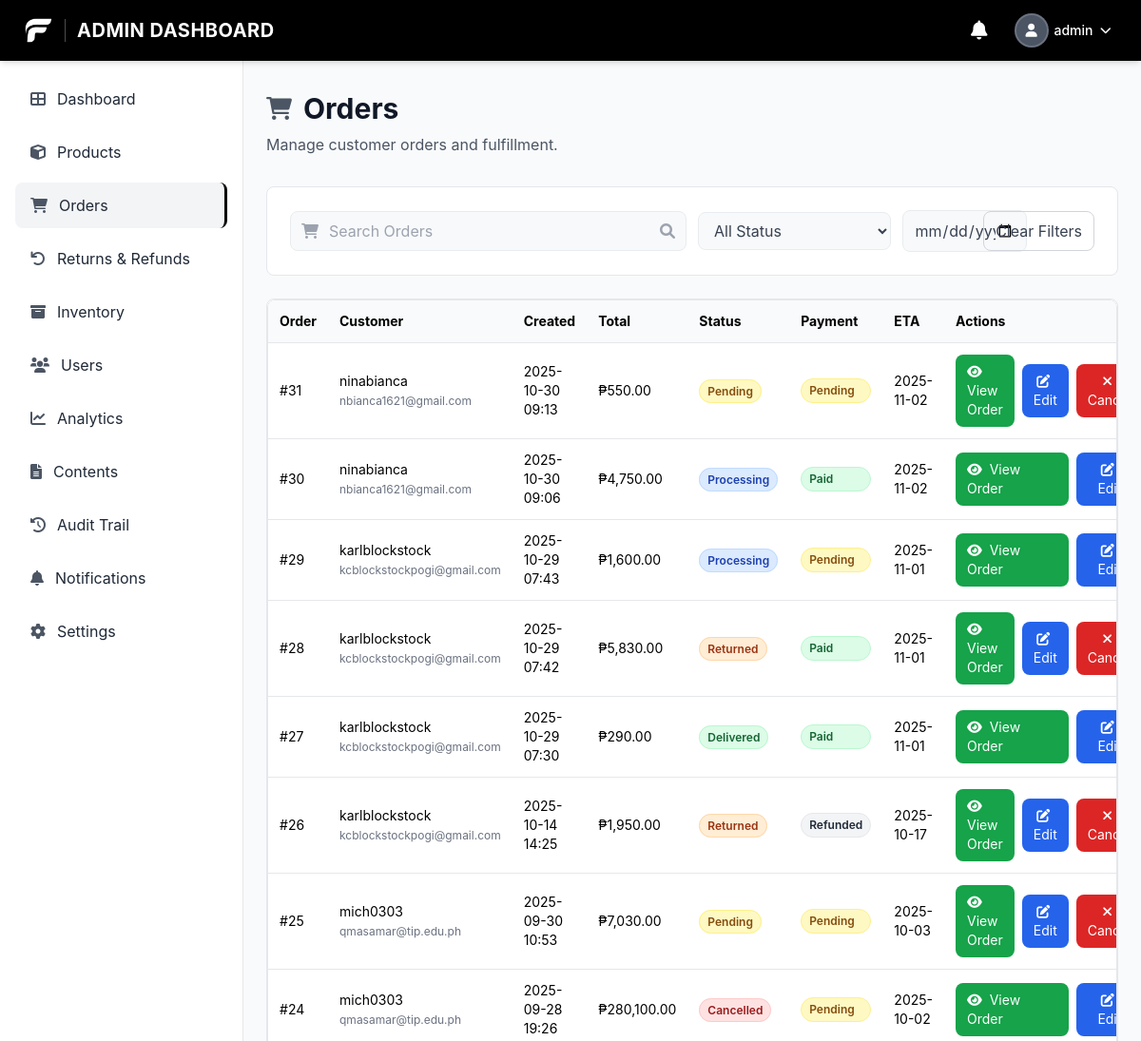
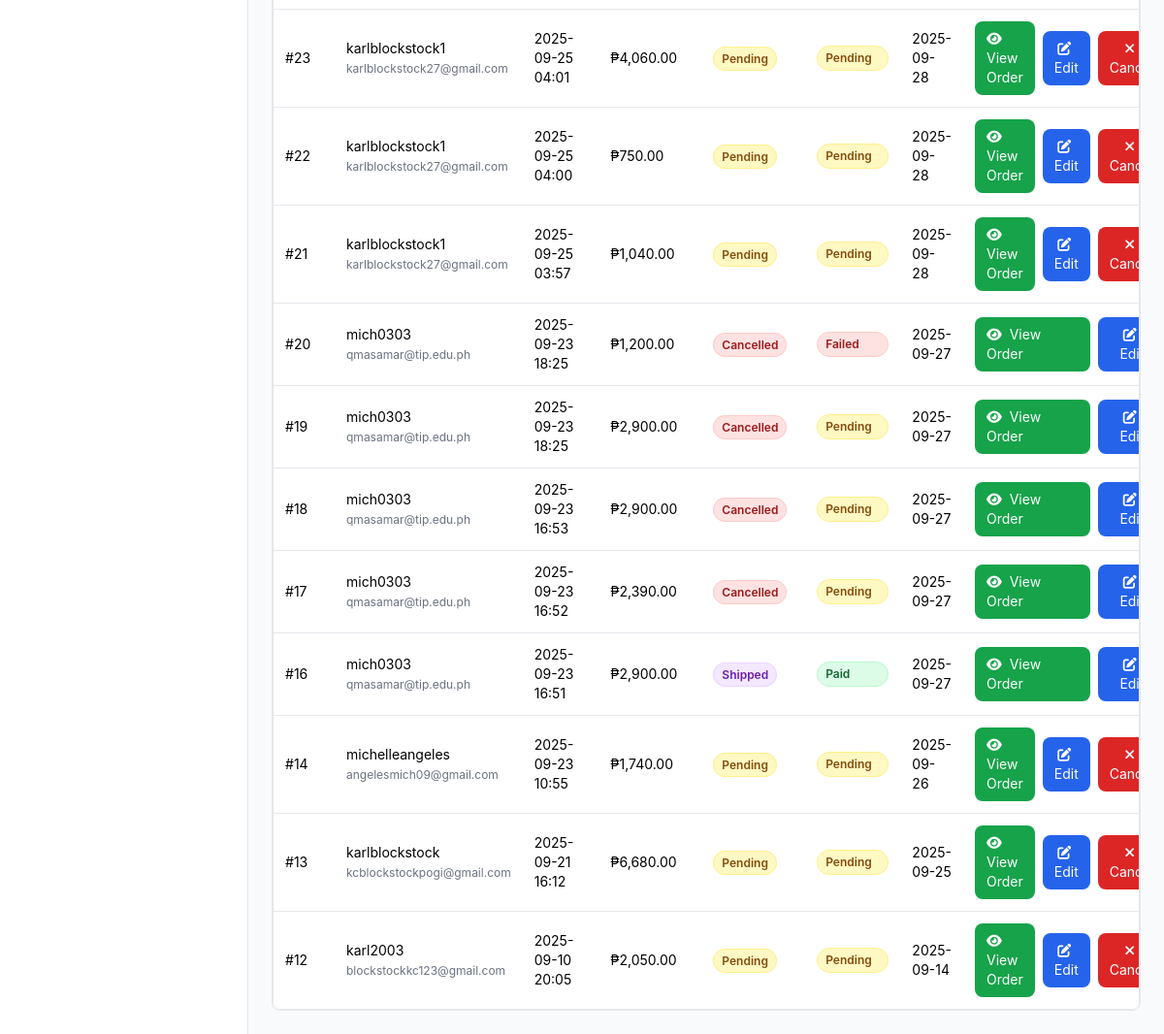
Screenshot of /admin/orders.php (signed in) with the database file from the repository (2 pictures, top to bottom).
### tables this page shows
CREATE TABLE `orders` (
  `order_id` bigint(20) UNSIGNED NOT NULL,
  `custom_order_id` varchar(20) DEFAULT NULL,
  `user_id` bigint(20) UNSIGNED NOT NULL,
  `status` enum('pending','processing','shipped','delivered','cancelled','returned','refunded') NOT NULL DEFAULT 'pending',
  `payment_method` varchar(50) DEFAULT NULL,
  `payment_status` enum('pending','paid','refunded','failed') NOT NULL DEFAULT 'pending',
  `payment_reference` varchar(255) DEFAULT NULL,
  `shipping_address` text DEFAULT NULL,
  `total_amount` decimal(10,2) NOT NULL DEFAULT 0.00,
  `estimated_delivery_date` date DEFAULT NULL,
  `return_reason` text DEFAULT NULL,
  `refund_amount` decimal(10,2) DEFAULT NULL,
  `stock_deducted` tinyint(1) NOT NULL DEFAULT 0,
  `created_at` timestamp NOT NULL DEFAULT current_timestamp(),
  `updated_at` timestamp NOT NULL DEFAULT current_timestamp() ON UPDATE current_timestamp()
);

CREATE TABLE `users` (
  `user_id` bigint(20) UNSIGNED NOT NULL,
  `username` varchar(100) NOT NULL,
  `email` varchar(150) NOT NULL,
  `phone` varchar(20) DEFAULT NULL,
  `date_of_birth` date DEFAULT NULL,
  `address` varchar(255) DEFAULT NULL,
  `password_hash` varchar(255) DEFAULT NULL,
  `google_id` varchar(255) DEFAULT NULL,
  `role` enum('admin','manager','staff','customer') NOT NULL DEFAULT 'customer',
  `status` enum('active','inactive','suspended') NOT NULL DEFAULT 'active',
  `created_at` timestamp NOT NULL DEFAULT current_timestamp(),
  `updated_at` timestamp NOT NULL DEFAULT current_timestamp() ON UPDATE current_timestamp(),
  `last_login` timestamp NULL DEFAULT NULL,
  `first_name` varchar(100) DEFAULT NULL,
  `last_name` varchar(100) DEFAULT NULL,
  `profile_picture` varchar(255) DEFAULT NULL,
  `otp` varchar(6) DEFAULT NULL,
  `otp_expiry` datetime DEFAULT NULL
);

### config/currency_helper.php (called while the page is built, shortened)
<?php
function getCurrencySettings() {
    static $settings = null;
    if ($settings === null) {
        $settings = [
            'symbol' => '₱',
            'code' => 'PHP',
            'position' => 'before'
        ];
        try {
            $pdo = getDBConnection();
            $stmt = $pdo->query("SELECT key_name, value FROM settings WHERE key_name IN ('currency_symbol', 'currency_code', 'currency_position')");
            while ($row = $stmt->fetch()) {
                switch ($row['key_name']) {
                    case 'currency_symbol':
                        $settings['symbol'] = $row['value'] ?: '₱';
                        break;
                    case 'currency_code':
                        $settings['code'] = $row['value'] ?: 'PHP';
                        break;
                    case 'currency_position':
                        $settings['position'] = $row['value'] ?: 'before';
                        break;
                }
            }
        } catch (Exception $e) {
        }
    }
    return $settings;
}
function formatCurrency($amount, $decimals = 2) {
    $settings = getCurrencySettings();
    $formatted = number_format((float)$amount, $decimals);
    if ($settings['position'] === 'after') {
        return $formatted . $settings['symbol'];
    } else {
        return $settings['symbol'] . $formatted;
    }
}
?>

### admin/orders.php (the view, shortened to what this page needs)
<?php
require_once '../config/currency_helper.php';
require_once '../includes/admin_sidebar.php';
$pdo = getDBConnection();
$search = trim($_GET['q'] ?? '');
$filterDate = $_GET['date'] ?? '';
$where = [];
$params = [];
$whereSql = $where ? ('WHERE ' . implode(' AND ', $where)) : '';
$sql = "SELECT o.*, u.username, u.email,
        (SELECT return_reason FROM returns WHERE order_id = o.order_id ORDER BY created_at DESC LIMIT 1) as return_reason,
        (SELECT COALESCE(SUM(refund_amount), 0) FROM returns WHERE order_id = o.order_id) as refund_amount
        FROM orders o
        JOIN users u ON u.user_id = o.user_id
        $whereSql
        ORDER BY o.created_at DESC
        LIMIT 500";
$stm = $pdo->prepare($sql);
$stm->execute($params);
$orders = $stm->fetchAll();
?>
<!DOCTYPE html>
<html lang="en">
<head>
	<script src="https://cdn.tailwindcss.com"></script>
	<link href="https://cdnjs.cloudflare.com/ajax/libs/font-awesome/6.0.0/css/all.min.css" rel="stylesheet">
	<link rel="stylesheet" href="../css/style.css">
</head>
<body class="font-body bg-gray-50">
	<?php require_once '../includes/admin_header.php'; ?>
	<main class="ml-64 pt-24 pb-6 px-6">
		<div class="mb-8">
			<div class="flex items-center space-x-3 mb-2">
				<i class="fas fa-shopping-cart text-2xl text-gray-600"></i>
				<h1 class="text-3xl font-bold text-gray-900">Orders</h1>
			</div>
			<p class="text-gray-600">Manage customer orders and fulfillment.</p>
		</div>
		<div class="bg-white rounded-lg border border-gray-200 p-6 mb-6">
		<form id="orderFilters" method="get" class="grid grid-cols-1 md:grid-cols-12 gap-3 items-center">
			<div class="relative md:col-span-6">
				<i class="fas fa-shopping-cart absolute left-3 top-1/2 transform -translate-y-1/2 text-gray-400"></i>
				<input type="text" name="q" value="<?php echo htmlspecialchars($search); ?>" placeholder="Search Orders" class="search-input w-full pl-10 pr-10 py-2 rounded-lg focus:outline-none" />
				<i class="fas fa-search absolute right-3 top-1/2 transform -translate-y-1/2 text-gray-400"></i>
			</div>
			<div class="md:col-span-3">
				<select name="status" class="filter-btn px-3 py-2 rounded-lg w-full focus:outline-none">
					<option value="">All Status</option>
				</select>
			</div>
			<div class="md:col-span-2">
				<input type="date" name="date" value="<?php echo htmlspecialchars($filterDate); ?>" class="filter-btn px-3 py-2 rounded-lg w-full focus:outline-none" />
			</div>
			<div class="md:col-span-1 md:justify-self-end">
				<a href="orders.php" class="px-3 py-2 rounded-lg border border-gray-300 text-gray-700 hover:bg-gray-100 inline-block whitespace-nowrap">Clear Filters</a>
			</div>
		</form>
		</div>
		<div class="bg-white border border-gray-200 rounded-lg overflow-x-auto">
		<div class="bg-white border border-gray-200 rounded-lg overflow-x-auto">
			<table class="min-w-full text-sm">
				<thead class="bg-gray-50">
					<tr>
						<th class="text-left p-3">Order</th>
						<th class="text-left p-3">Customer</th>
						<th class="text-left p-3">Created</th>
						<th class="text-left p-3">Total</th>
						<th class="text-left p-3">Status</th>
						<th class="text-left p-3">Payment</th>
						<th class="text-left p-3">ETA</th>
						<th class="text-left p-3">Actions</th>
					</tr>
				</thead>
				<tbody>
					<?php if (!$orders): ?>
						<tr><td colspan="8" class="p-6 text-center text-gray-500">No orders found.</td></tr>
					<?php else: foreach ($orders as $o): ?>
					<tr class="border-t">
						<td class="p-3">#<?php echo (int)$o['order_id']; ?></td>
						<td class="p-3"><?php echo htmlspecialchars($o['username']); ?> <span class="text-gray-500 text-xs"><?php echo htmlspecialchars($o['email']); ?></span></td>
						<td class="p-3"><?php echo htmlspecialchars(date('Y-m-d H:i', strtotime($o['created_at']))); ?></td>
						<td class="p-3"><?php echo formatCurrency((float)$o['total_amount']); ?></td>
						<td class="p-3">
							<span class="px-2 py-1 rounded-full text-xs font-semibold <?php
								$statusClass = '';
								switch($o['status']) {
									case 'delivered':
										$statusClass = 'bg-green-100 text-green-800 border border-green-200';
										break;
									case 'processing':
										$statusClass = 'bg-blue-100 text-blue-800 border border-blue-200';
										break;
									case 'shipped':
										$statusClass = 'bg-purple-100 text-purple-800 border border-purple-200';
										break;
									case 'cancelled':
										$statusClass = 'bg-red-100 text-red-800 border border-red-200';
										break;
									case 'returned':
										$statusClass = 'bg-orange-100 text-orange-800 border border-orange-200';
										break;
									default:
										$statusClass = 'bg-yellow-100 text-yellow-800 border border-yellow-200';
										break;
								}
								echo $statusClass;
							?>">
								<?php echo ucfirst($o['status']); ?>
							</span>
						</td>
						<td class="p-3">
							<div class="flex flex-col space-y-1">
								<span class="px-2 py-1 rounded-full text-xs font-semibold <?php
									$paymentStatusClass = '';
									switch($o['payment_status']) {
										case 'paid':
											$paymentStatusClass = 'bg-green-100 text-green-800 border border-green-200';
											break;
										case 'pending':
											$paymentStatusClass = 'bg-yellow-100 text-yellow-800 border border-yellow-200';
											break;
										case 'refunded':
											$paymentStatusClass = 'bg-gray-100 text-gray-800 border border-gray-200';
											break;
										default:
											$paymentStatusClass = 'bg-red-100 text-red-800 border border-red-200';
											break;
									}
									echo $paymentStatusClass;
								?>">
									<?php echo ucfirst($o['payment_status']); ?>
								</span>
							</div>
						</td>
						<td class="p-3"><?php echo $o['estimated_delivery_date'] ? htmlspecialchars($o['estimated_delivery_date']) : '-'; ?></td>
						<td class="p-3">
							<div class="flex items-center space-x-2">
								<a href="view_order.php?id=<?php echo (int)$o['order_id']; ?>" class="bg-green-600 hover:bg-green-700 text-white px-3 py-2 rounded-lg text-sm transition-colors">
									<i class="fas fa-eye mr-1"></i>
									View Order
								</a>
								<button onclick="openOrderModal(<?php echo htmlspecialchars(json_encode($o)); ?>)" class="bg-blue-600 hover:bg-blue-700 text-white px-3 py-2 rounded-lg text-sm transition-colors">
									<i class="fas fa-edit mr-1"></i>
									Edit
								</button>
								<?php if (!in_array($o['status'], ['processing','shipped','delivered','cancelled'], true)): ?>
								<form method="post" class="inline" onsubmit="return confirm('Cancel this order?');">
									<button type="submit" class="bg-red-600 hover:bg-red-700 text-white px-3 py-2 rounded-lg text-sm transition-colors">
										<i class="fas fa-times mr-1"></i>
										Cancel
									</button>
								</form>
								<?php endif; ?>
							</div>
						</td>
					</tr>
					<?php endforeach; endif; ?>
				</tbody>
			</table>
		</div>
	</main>
</body>
</html>

### css/style.css (style rules this page uses)
:root { --primary: #059669; --secondary: #10b981; --accent: #10b981; --muted: #f1f5f9; --foreground: #475569; --border: #e5e7eb; }
.font-body { font-family: 'DM Sans', -apple-system, BlinkMacSystemFont, 'Segoe UI', Roboto, 'Helvetica Neue', Arial, sans-serif; }
body, html { font-family: 'DM Sans', -apple-system, BlinkMacSystemFont, 'Segoe UI', Roboto, 'Helvetica Neue', Arial, sans-serif; }
h1, h2, h3, h4, h5, h6 { font-family: 'Space Grotesk', -apple-system, BlinkMacSystemFont, 'Segoe UI', Roboto, 'Helvetica Neue', Arial, sans-serif; }

### admin/orders.php (style rules this page uses)
.search-input { background-color: #f8f9fa; border: 1px solid #e9ecef; }
.filter-btn { background-color: #f8f9fa; border: 1px solid #e9ecef; color: #374151; }

### rows the page displays
orders: order_id "31", user.username "ninabianca", user.email "nbianca1621@gmail.com", created_at "2025-10-30 09:13", total_amount "₱550.00", status "Pending", payment_status "Pending", estimated_delivery_date "2025-11-02"
orders: order_id "30", user.username "ninabianca", user.email "nbianca1621@gmail.com", created_at "2025-10-30 09:06", total_amount "₱4,750.00", status "Processing", payment_status "Paid", estimated_delivery_date "2025-11-02"
orders: order_id "29", user.username "karlblockstock", user.email "kcblockstockpogi@gmail.com", created_at "2025-10-29 07:43", total_amount "₱1,600.00", status "Processing", payment_status "Pending", estimated_delivery_date "2025-11-01"
orders: order_id "28", user.username "karlblockstock", user.email "kcblockstockpogi@gmail.com", created_at "2025-10-29 07:42", total_amount "₱5,830.00", status "Returned", payment_status "Paid", estimated_delivery_date "2025-11-01"
orders: order_id "27", user.username "karlblockstock", user.email "kcblockstockpogi@gmail.com", created_at "2025-10-29 07:30", total_amount "₱290.00", status "Delivered", payment_status "Paid", estimated_delivery_date "2025-11-01"
orders: order_id "26", user.username "karlblockstock", user.email "kcblockstockpogi@gmail.com", created_at "2025-10-14 14:25", total_amount "₱1,950.00", status "Returned", payment_status "Refunded", estimated_delivery_date "2025-10-17"
orders: order_id "25", user.username "mich0303", user.email "qmasamar@tip.edu.ph", created_at "2025-09-30 10:53", total_amount "₱7,030.00", status "Pending", payment_status "Pending", estimated_delivery_date "2025-10-03"
orders: order_id "24", user.username "mich0303", user.email "qmasamar@tip.edu.ph", created_at "2025-09-28 19:26", total_amount "₱280,100.00", status "Cancelled", payment_status "Pending", estimated_delivery_date "2025-10-02"
orders: order_id "23", user.username "karlblockstock1", user.email "karlblockstock27@gmail.com", created_at "2025-09-25 04:01", total_amount "₱4,060.00", status "Pending", payment_status "Pending", estimated_delivery_date "2025-09-28"
orders: order_id "22", user.username "karlblockstock1", user.email "karlblockstock27@gmail.com", created_at "2025-09-25 04:00", total_amount "₱750.00", status "Pending", payment_status "Pending", estimated_delivery_date "2025-09-28"
orders: order_id "21", user.username "karlblockstock1", user.email "karlblockstock27@gmail.com", created_at "2025-09-25 03:57", total_amount "₱1,040.00", status "Pending", payment_status "Pending", estimated_delivery_date "2025-09-28"
orders: order_id "20", user.username "mich0303", user.email "qmasamar@tip.edu.ph", created_at "2025-09-23 18:25", total_amount "₱1,200.00", status "Cancelled", payment_status "Failed", estimated_delivery_date "2025-09-27"
orders: order_id "19", user.username "mich0303", user.email "qmasamar@tip.edu.ph", created_at "2025-09-23 18:25", total_amount "₱2,900.00", status "Cancelled", payment_status "Pending", estimated_delivery_date "2025-09-27"
orders: order_id "18", user.username "mich0303", user.email "qmasamar@tip.edu.ph", created_at "2025-09-23 16:53", total_amount "₱2,900.00", status "Cancelled", payment_status "Pending", estimated_delivery_date "2025-09-27"
orders: order_id "17", user.username "mich0303", user.email "qmasamar@tip.edu.ph", created_at "2025-09-23 16:52", total_amount "₱2,390.00", status "Cancelled", payment_status "Pending", estimated_delivery_date "2025-09-27"
orders: order_id "16", user.username "mich0303", user.email "qmasamar@tip.edu.ph", created_at "2025-09-23 16:51", total_amount "₱2,900.00", status "Shipped", payment_status "Paid", estimated_delivery_date "2025-09-27"
orders: order_id "14", user.username "michelleangeles", user.email "angelesmich09@gmail.com", created_at "2025-09-23 10:55", total_amount "₱1,740.00", status "Pending", payment_status "Pending", estimated_delivery_date "2025-09-26"
orders: order_id "13", user.username "karlblockstock", user.email "kcblockstockpogi@gmail.com", created_at "2025-09-21 16:12", total_amount "₱6,680.00", status "Pending", payment_status "Pending", estimated_delivery_date "2025-09-25"
orders: order_id "12", user.username "karl2003", user.email "blockstockkc123@gmail.com", created_at "2025-09-10 20:05", total_amount "₱2,050.00", status "Pending", payment_status "Pending", estimated_delivery_date "2025-09-14"

### other values shown
$_SESSION['username'] "admin"
$item['text'] "Dashboard"
$item['text'] "Products"
$item['text'] "Orders"
$item['text'] "Returns & Refunds"
$item['text'] "Inventory"
$item['text'] "Users"
$item['text'] "Analytics"
$item['text'] "Contents"
$item['text'] "Audit Trail"
$item['text'] "Notifications"
$item['text'] "Settings"
